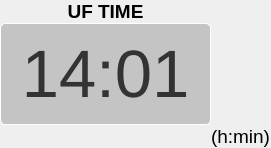
                          <widget class="QFrame" name="frame_22">
                           <property name="frameShape">
                            <enum>QFrame::NoFrame</enum>
                           </property>
                           <property name="frameShadow">
                            <enum>QFrame::Raised</enum>
                           </property>
                           <layout class="QHBoxLayout" name="horizontalLayout_13">
                            <property name="spacing">
                             <number>0</number>
                            </property>
                            <property name="leftMargin">
                             <number>0</number>
                            </property>
                            <property name="topMargin">
                             <number>0</number>
                            </property>
                            <property name="rightMargin">
                             <number>0</number>
                            </property>
                            <property name="bottomMargin">
                             <number>0</number>
                            </property>
                            <item>
                             <widget class="QFrame" name="frame_23">
                              <property name="frameShape">
                               <enum>QFrame::NoFrame</enum>
                              </property>
                              <property name="frameShadow">
                               <enum>QFrame::Raised</enum>
                              </property>
                              <layout class="QGridLayout" name="gridLayout_8">
                               <property name="leftMargin">
                                <number>0</number>
                               </property>
                               <property name="topMargin">
                                <number>0</number>
                               </property>
                               <property name="rightMargin">
                                <number>0</number>
                               </property>
                               <property name="bottomMargin">
                                <number>0</number>
                               </property>
                               <property name="spacing">
                                <number>0</number>
                               </property>
                               <item row="2" column="1">
                                <widget class="QLabel" name="label_24">
                                 <property name="font">
                                  <font>
                                   <pointsize>14</pointsize>
                                  </font>
                                 </property>
                                 <property name="styleSheet">
                                  <string notr="true"/>
                                 </property>
                                 <property name="text">
                                  <string>(h:min)</string>
                                 </property>
                                 <property name="alignment">
                                  <set>Qt::AlignLeading|Qt::AlignLeft|Qt::AlignTop</set>
                                 </property>
                                </widget>
                               </item>
                               <item row="1" column="0">
                                <widget class="QPushButton" name="uftime_button">
                                 <property name="minimumSize">
                                  <size>
                                   <width>211</width>
                                   <height>102</height>
                                  </size>
                                 </property>
                                 <property name="maximumSize">
                                  <size>
                                   <width>211</width>
                                   <height>102</height>
                                  </size>
                                 </property>
                                 <property name="styleSheet">
                                  <string notr="true">font: 50pt;
color: #333;
background: #C4C4C4;
border: 1px solid #FFFFFF;
box-sizing: border-box;
box-shadow: 0px 4px 4px rgba(0, 0, 0, 0.25);
border-radius: 5px;</string>
                                 </property>
                                 <property name="text">
                                  <string>14:01</string>
                                 </property>
                                </widget>
                               </item>
                               <item row="0" column="0">
                                <widget class="QLabel" name="label_12">
                                 <property name="font">
                                  <font>
                                   <pointsize>14</pointsize>
                                   <weight>75</weight>
                                   <bold>true</bold>
                                  </font>
                                 </property>
                                 <property name="styleSheet">
                                  <string notr="true"/>
                                 </property>
                                 <property name="text">
                                  <string>UF TIME</string>
                                 </property>
                                 <property name="alignment">
                                  <set>Qt::AlignCenter</set>
                                 </property>
                                </widget>
                               </item>
                              </layout>
                             </widget>
                            </item>
                           </layout>
                          </widget>
